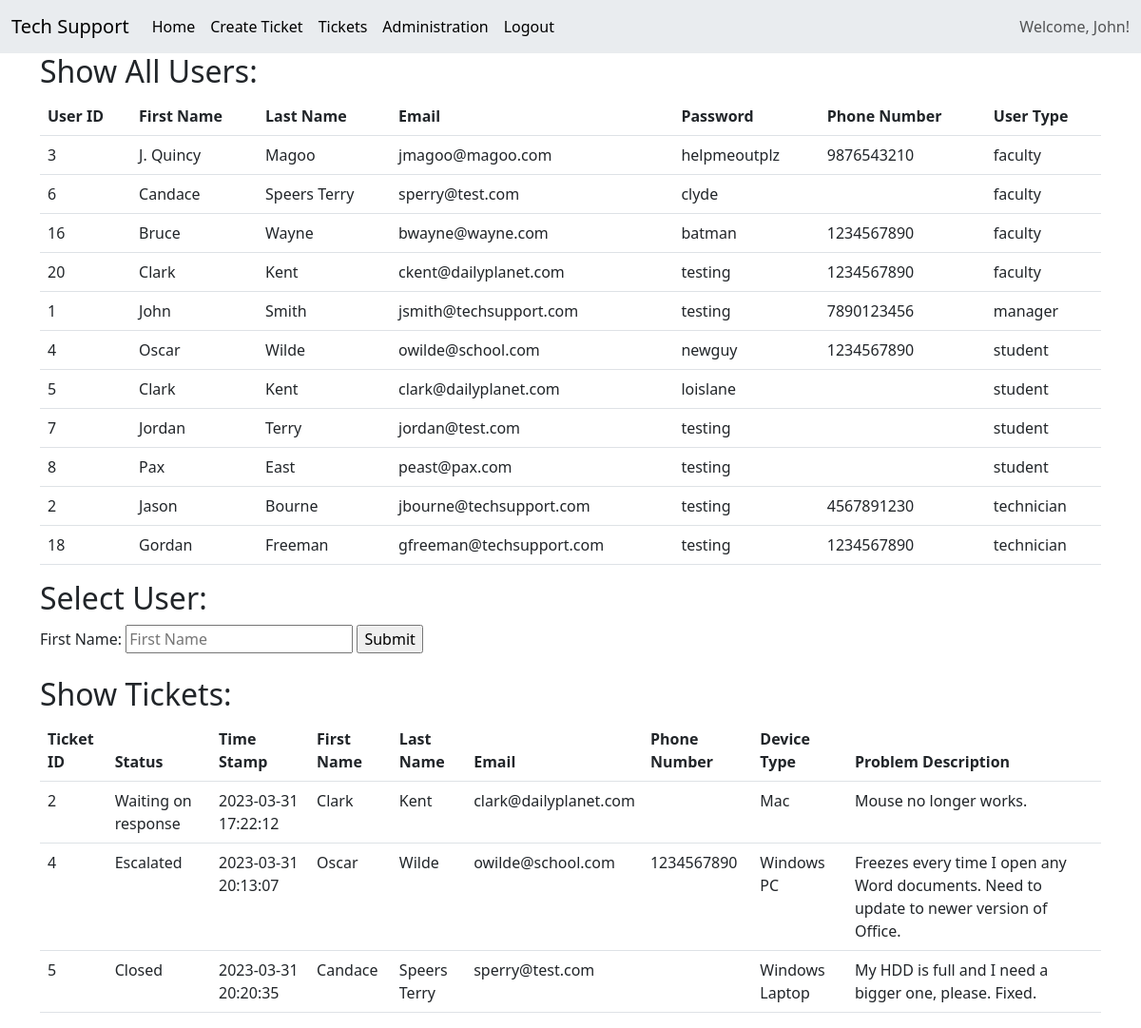
/index.php (signed in), run on the app's committed database.
### tables this page shows
CREATE TABLE `users` (
  `user_id` int(11) NOT NULL,
  `first_name` varchar(50) NOT NULL,
  `last_name` varchar(50) NOT NULL,
  `email` varchar(50) NOT NULL,
  `password` varchar(50) NOT NULL,
  `phone_number` varchar(15) NOT NULL,
  `user_type` int(11) NOT NULL DEFAULT 1
);

CREATE TABLE `tickets` (
  `ticket_id` int(11) NOT NULL,
  `timestamp` timestamp NOT NULL DEFAULT current_timestamp(),
  `user_id` int(11) NOT NULL,
  `device_type_id` int(11) NOT NULL,
  `description` varchar(500) NOT NULL,
  `tech_id` int(11) NOT NULL,
  `status_id` int(11) NOT NULL DEFAULT 1
);

CREATE TABLE `status` (
  `status_id` int(11) NOT NULL,
  `status` varchar(50) NOT NULL,
  `description` varchar(250) NOT NULL
);

CREATE TABLE `devicetypes` (
  `device_type_id` int(11) NOT NULL,
  `device_type` varchar(50) NOT NULL
);

### dbcontroller.php (the view, shortened to what this page needs)
<?php
    class db {
        private $host = "localhost";
        private $user = "techsupport";
        private $pwd = "supportme";
        private $db = "techsupport";
        public $conn;
        function __construct()
        {
            $this->conn = new mysqli($this->host, $this->user, $this->pwd, $this->db)
            or
            die("There was an error: ".$this->conn->connect_error);
        }
        function showUsers()
        {
            $sql = "SELECT * FROM view_users";
            $result = $this->conn->query($sql);
            if($result->num_rows > 0)
            {
                $this->generateTable($result);
            }
        }
        function showAllTickets()
        {
            $sql = "CALL show_all_tickets()";
            $result = $this->conn->query($sql);
            if($result->num_rows > 0)
            {
                $this->generateTable($result, true);
            }
            else
            {
                print("<p>Tickets table is empty.</p>");
            }
        }
        function getUserTypeID($typeName)
        {
            $sql = "SELECT user_type_id from usertypes where user_type = '".$typeName."' LIMIT 1";
            $result = $this->conn->query($sql);
            $userTypeID = $result->fetch_row()[0] ?? false;
            if($userTypeID != false)
            {
                return $userTypeID;
            }
            else
            {
                return "Cannot find type";
            }
        }
        function getUserFullName($userID)
        {
            $sql = "SELECT first_name, last_name from users where user_id = '".$userID."' LIMIT 1";
            $result = $this->conn->query($sql);
            $name = $result->fetch_row()[0] ?? false;
            if($name != false)
            {
                return $name;
            }
            else
            {
                return "Guest";
            }
        }
    function generateTable($data)
    {
        $fields = mysqli_fetch_fields($data);
        $fieldNames = array();
        foreach ($fields as $field)
        {
            array_push($fieldNames, $field->name);
        }
        print(
            "<table class='table'>
            <thead>
            <tr>
        ");
        foreach($fieldNames as $name)
        {
            print("<th scope='col'>".str_replace("Id", "ID", ucwords(str_replace('_', ' ', $name), " "))."</th>");
        }
        print("</tr>
        </thead>
        <tbody>
        ");
        while($row = mysqli_fetch_assoc($data))
        {
            foreach($fieldNames as $name)
            {
                print("<td>".$row[$name]."</td>");
            }
        }
        print("<tbody></table>");
    }
    }
?>

### header.php (shortened to what this page needs)
<!doctype html>
<html lang="en">
    <head>
        <link href="https://cdn.jsdelivr.net/npm/bootstrap@5.3.0-alpha2/dist/css/bootstrap.min.css" rel="stylesheet">
        <link href="https://getbootstrap.com/docs/5.3/assets/css/docs.css" rel="stylesheet">
        <?php
                include "dbcontroller.php";
            ?>
    </head>
    <body>
    <?php
        $db = new db();
    ?>
    <nav class="navbar navbar-expand-lg bg-body-secondary">
        <div class="container-fluid">
            <a class="navbar-brand" href="index.php">Tech Support</a>
            <div class="collapse navbar-collapse" id="menuItems">
                <ul class="navbar-nav me-auto mb2 mb-lg-0">
                    <li class="nav-item">
                        <a class="nav-link active" href="index.php">Home</a>
                    </li>
                    <?php
                        if(isset($_SESSION) && !empty($_SESSION))
                        {
                            echo("
                                <li class='nav-item'>
                                    <a class='nav-link active' href='create-ticket.php'>Create Ticket</a>
                                </li>
                            ");
                            if($_SESSION["userType"] == $db->getUserTypeID("Technician") || $_SESSION["userType"] == $db->getUserTypeID("Manager"))
                            {
                                echo("
                                    <li class='nav-item'>
                                        <a class='nav-link active' href='tickets.php'>Tickets</a>
                                    </li>
                                ");
                            }
                            if($_SESSION["userType"] == $db->getUserTypeID("Manager"))
                            {
                                echo("
                                    <li class='nav-item'>
                                        <a class='nav-link active' href='administration.php'>Administration</a>
                                    </li>
                                ");
                            }
                            echo("
                                <li class='nav-item'>
                                    <a class='nav-link active' href='logout.php'>Logout</a>
                                </li>
                            ");
                        }
                    ?>
                </ul>
                <?php
                    if(isset($_SESSION) && !empty($_SESSION)){
                        echo("
                            <span class='navbar-text'>
                                Welcome, ".$db->getUserFullName($_SESSION['userID'])."!
                            </span>
                        ");
                    }
                ?>
            </div>
        </div>
    </nav>
    <div class="container">

### data on the page
users: first_name "John"
tickets: ticket_id "2", status.status "Waiting on response", timestamp "2023-03-31 17:22:12", user.first_name "Clark", user.last_name "Kent", user.email "clark@dailyplanet.com", device_type.device_type "Mac", description "Mouse no longer works."
tickets: ticket_id "4", status.status "Escalated", timestamp "2023-03-31 20:13:07", user.first_name "Oscar", user.last_name "Wilde", user.email "owilde@school.com", user.phone_number "1234567890", device_type.device_type "Windows PC", description "Freezes every time I open any Word documents. Need to update to newer version of Office."
tickets: ticket_id "5", status.status "Closed", timestamp "2023-03-31 20:20:35", user.first_name "Candace", user.last_name "Speers Terry", user.email "sperry@test.com", device_type.device_type "Windows Laptop", description "My HDD is full and I need a bigger one, please. Fixed."

### other printed values
str_replace("Id", "ID", ucwords(str_replace('_', ' ', $name), " ")) "User ID"
str_replace("Id", "ID", ucwords(str_replace('_', ' ', $name), " ")) "First Name"
str_replace("Id", "ID", ucwords(str_replace('_', ' ', $name), " ")) "Last Name"
str_replace("Id", "ID", ucwords(str_replace('_', ' ', $name), " ")) "Email"
str_replace("Id", "ID", ucwords(str_replace('_', ' ', $name), " ")) "Password"
str_replace("Id", "ID", ucwords(str_replace('_', ' ', $name), " ")) "Phone Number"
str_replace("Id", "ID", ucwords(str_replace('_', ' ', $name), " ")) "User Type"
$row[$name] "3"
$row[$name] "J. Quincy"
$row[$name] "Magoo"
$row[$name] "jmagoo@magoo.com"
$row[$name] "helpmeoutplz"
$row[$name] "9876543210"
$row[$name] "faculty"
$row[$name] "6"
